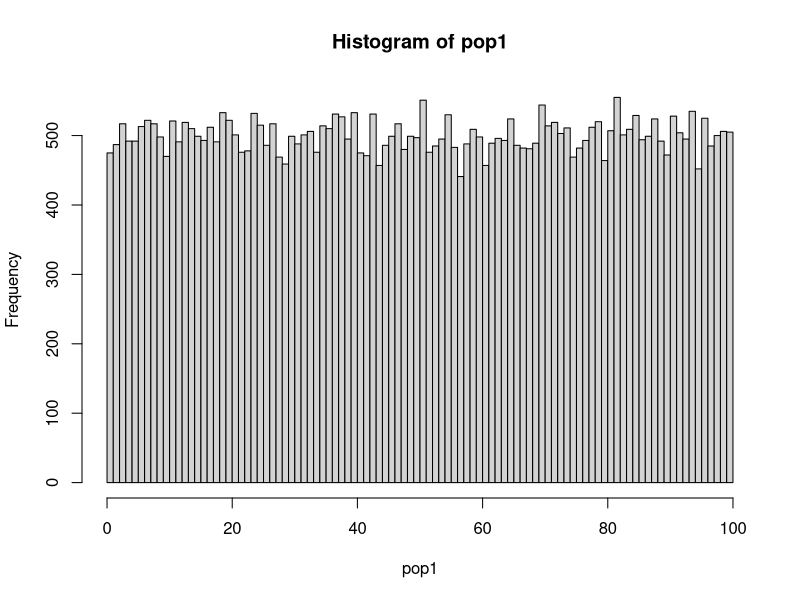
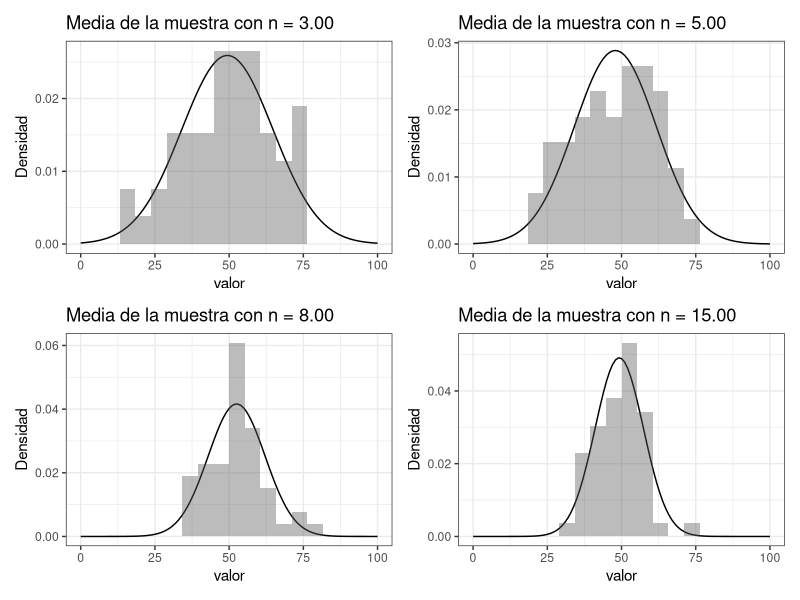

Here is the R script that generated these plots, in order:
## ---- chunk 1
library(tidyverse)
library(patchwork)
help(Distributions) # Esto le permitirá ver distribuciones alternativas
## ---- chunk 2
nPop <- 50000
pop1 <- runif(nPop, min = 0, max = 100)
# pop1 <- rnorm(nPop, mean = 50, sd = 25)
# pop1 <- rbinom(nPop, 99, 0.25)
# pop1 <- rpois(nPop, lambda = 20)
# pop1 <- rt(nPop, 50, 50)
# pop1 <- rchisq(nPop, 50, ncp = 0.1)
# pop1 <- rgamma(nPop, shape = 2, scale = 5) # Asimétrica
## ---- chunk 3
hist(pop1, breaks = 100)
# ggplot(pop1 %>% tibble()) +
#   aes(pop1) +
#   geom_histogram(bins = 100, center = 0.5)
## ---- chunk 4
n <- 3
muestras <- matrix(NA, nrow=0, ncol=n)
for (i in c(1:50)) {
  muestras <- rbind(muestras, sample(pop1, n, replace = FALSE))
}
muestras <- tibble(muestras)

muestras <-  muestras %>% bind_cols(
    muestras %>% rowwise() %>% summarise(media = mean(c_across(is.numeric)))
  )
muestras
## ---- chunk 5
gr1 <- ggplot(muestras, aes(x = media)) + 
  stat_function(fun = dnorm, n = 101, args = list(mean = mean(muestras$media), sd = sd(muestras$media))) +
  geom_area(stat = 'function') +
  geom_histogram(aes(y = ..density..),bins = 20, alpha = 0.4) +
  xlim(c(0, 100)) +
  ylab("Densidad") + 
  ggtitle(sprintf("Media de la muestra con n = %.2f", n)) + 
  xlab("valor") + 
  theme_bw()
## ---- chunk 6
shapiro3 <- shapiro.test(muestras$media)
## ---- chunk 7
n <- 5
muestras <- matrix(NA, nrow=0, ncol=n)
for (i in c(1:50)) {
  muestras <- rbind(muestras, sample(pop1, n, replace = FALSE))
}
muestras <- tibble(muestras)

muestras <-  muestras %>% bind_cols(
    muestras %>% rowwise() %>% summarise(media = mean(c_across(is.numeric)))
  )
muestras
## ---- chunk 8
gr2 <- ggplot(muestras, aes(x = media)) + 
  stat_function(fun = dnorm, n = 101, args = list(mean = mean(muestras$media), sd = sd(muestras$media))) +
  geom_area(stat = 'function') +
  geom_histogram(aes(y = ..density..),bins = 20, alpha = 0.4) +
  xlim(c(0, 100)) +
  ylab("Densidad") + 
  ggtitle(sprintf("Media de la muestra con n = %.2f", n)) + 
  xlab("valor") + 
  theme_bw()
## ---- chunk 9
shapiro5 <- shapiro.test(muestras$media)
## ---- chunk 10
n <- 8
muestras <- matrix(NA, nrow=0, ncol=n)
for (i in c(1:50)) {
  muestras <- rbind(muestras, sample(pop1, n, replace = FALSE))
}
muestras <- tibble(muestras)

muestras <-  muestras %>% bind_cols(
    muestras %>% rowwise() %>% summarise(media = mean(c_across(is.numeric)))
  )
muestras
## ---- chunk 11
gr3 <- ggplot(muestras, aes(x = media)) + 
  stat_function(fun = dnorm, n = 101, args = list(mean = mean(muestras$media), sd = sd(muestras$media))) +
  geom_area(stat = 'function') +
  geom_histogram(aes(y = ..density..),bins = 20, alpha = 0.4) +
  xlim(c(0, 100)) +
  ylab("Densidad") + 
  ggtitle(sprintf("Media de la muestra con n = %.2f", n)) + 
  xlab("valor") + 
  theme_bw()
## ---- chunk 12
shapiro8 <- shapiro.test(muestras$media)
## ---- chunk 13
n <- 15
muestras <- matrix(NA, nrow=0, ncol=n)
for (i in c(1:50)) {
  muestras <- rbind(muestras, sample(pop1, n, replace = FALSE))
}
muestras <- tibble(muestras)

muestras <-  muestras %>% bind_cols(
    muestras %>% rowwise() %>% summarise(media = mean(c_across(is.numeric)))
  )
muestras
## ---- chunk 14
gr4 <- ggplot(muestras, aes(x = media)) + 
  stat_function(fun = dnorm, n = 101, args = list(mean = mean(muestras$media), sd = sd(muestras$media))) +
  geom_area(stat = 'function') +
  geom_histogram(aes(y = ..density..),bins = 20, alpha = 0.4) +
  xlim(c(0, 100)) +
  ylab("Densidad") + 
  ggtitle(sprintf("Media de la muestra con n = %.2f", n)) + 
  xlab("valor") + 
  theme_bw()
## ---- chunk 15
shapiro15 <- shapiro.test(muestras$media)
## ---- chunk 16
gr1 + gr2 + gr3 + gr4
## ---- chunk 17
paste("Prueba de Shapiro para Normalidad de n=3")
print(shapiro3)
paste("Prueba de Shapiro para Normalidad de n=5")
print(shapiro5)
paste("Prueba de Shapiro para Normalidad de n=8")
print(shapiro8)
paste("Prueba de Shapiro para Normalidad de n=15")
print(shapiro15)
